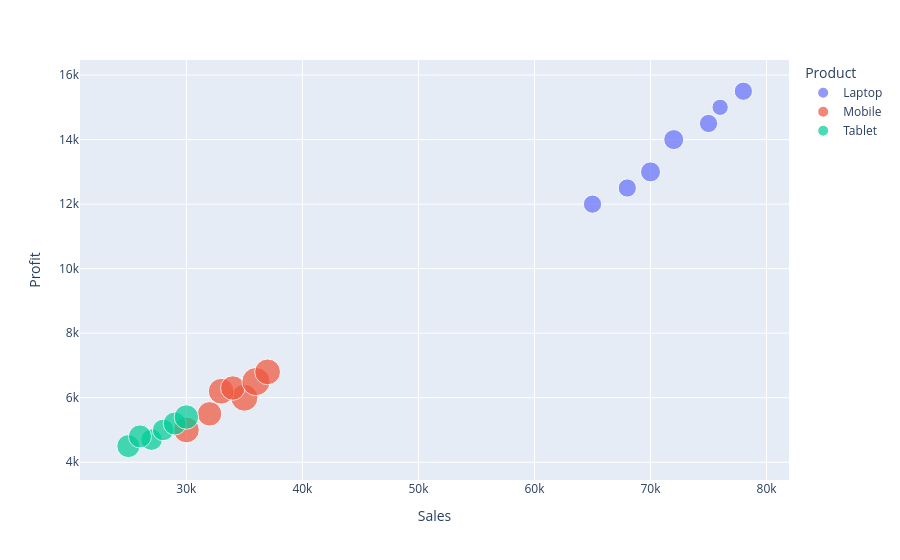

This figure's notebook cell:
### Code cell
fig= px.scatter(
    df,
    x='Sales',
    y='Profit',
    size= 'Quantity',
    color= 'Product'
)
fig.show()

### Figure 1 — Plotly figure (JSON) as saved in the notebook; plotly's stock layout.template omitted (floating-point values rounded to 4 significant figures)
{"data": [{"hovertemplate": "Product=Laptop<br>Sales=%{x}<br>Profit=%{y}<br>Quantity=%{marker.size}<extra></extra>", "legendgroup": "Laptop", "marker": {"color": "#636efa", "size": [5, 6, 5, 6, 5, 4, 5], "sizemode": "area", "sizeref": 0.03, "symbol": "circle"}, "mode": "markers", "name": "Laptop", "orientation": "v", "showlegend": true, "type": "scatter", "x": [65000, 70000, 68000, 72000, 75000, 76000, 78000], "xaxis": "x", "y": [12000, 13000, 12500, 14000, 14500, 15000, 15500], "yaxis": "y"}, {"hovertemplate": "Product=Mobile<br>Sales=%{x}<br>Profit=%{y}<br>Quantity=%{marker.size}<extra></extra>", "legendgroup": "Mobile", "marker": {"color": "#EF553B", "size": [10, 9, 11, 10, 9, 12, 10], "sizemode": "area", "sizeref": 0.03, "symbol": "circle"}, "mode": "markers", "name": "Mobile", "orientation": "v", "showlegend": true, "type": "scatter", "x": [30000, 32000, 35000, 33000, 34000, 36000, 37000], "xaxis": "x", "y": [5000, 5500, 6000, 6200, 6300, 6500, 6800], "yaxis": "y"}, {"hovertemplate": "Product=Tablet<br>Sales=%{x}<br>Profit=%{y}<br>Quantity=%{marker.size}<extra></extra>", "legendgroup": "Tablet", "marker": {"color": "#00cc96", "size": [8, 7, 8, 7, 8, 9], "sizemode": "area", "sizeref": 0.03, "symbol": "circle"}, "mode": "markers", "name": "Tablet", "orientation": "v", "showlegend": true, "type": "scatter", "x": [25000, 27000, 26000, 28000, 29000, 30000], "xaxis": "x", "y": [4500, 4700, 4800, 5000, 5200, 5400], "yaxis": "y"}], "layout": {"legend": {"itemsizing": "constant", "title": {"text": "Product"}, "tracegroupgap": 0}, "margin": {"t": 60}, "xaxis": {"anchor": "y", "domain": [0, 1], "title": {"text": "Sales"}}, "yaxis": {"anchor": "x", "domain": [0, 1], "title": {"text": "Profit"}}}}
